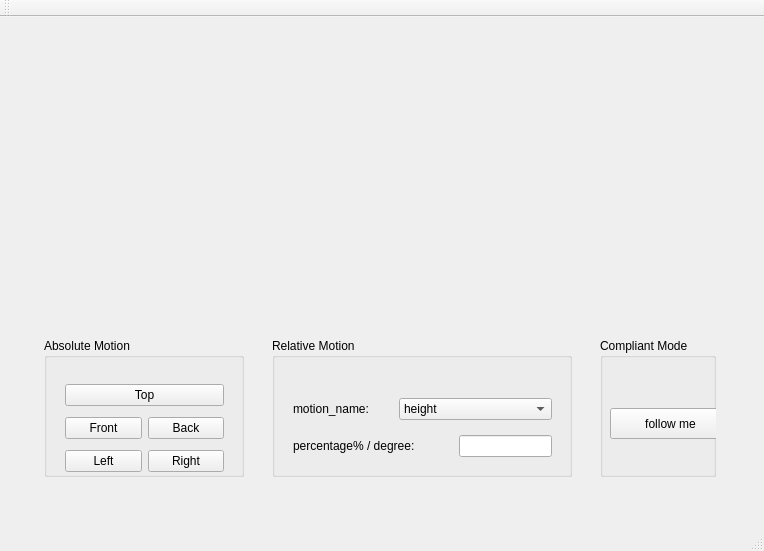
<?xml version="1.0" encoding="UTF-8"?>
<ui version="4.0">
 <class>iiwaGUI</class>
 <widget class="QMainWindow" name="iiwaGUI">
  <property name="enabled">
   <bool>true</bool>
  </property>
  <property name="geometry">
   <rect>
    <x>0</x>
    <y>0</y>
    <width>764</width>
    <height>551</height>
   </rect>
  </property>
  <property name="windowTitle">
   <string>iiwaGUI</string>
  </property>
  <widget class="QWidget" name="centralWidget">
   <widget class="QWidget" name="widget" native="true">
    <property name="geometry">
     <rect>
      <x>30</x>
      <y>10</y>
      <width>331</width>
      <height>271</height>
     </rect>
    </property>
   </widget>
   <widget class="QWidget" name="layoutWidget">
    <property name="geometry">
     <rect>
      <x>20</x>
      <y>310</y>
      <width>721</width>
      <height>161</height>
     </rect>
    </property>
    <layout class="QHBoxLayout" name="horizontalLayout">
     <property name="spacing">
      <number>15</number>
     </property>
     <property name="sizeConstraint">
      <enum>QLayout::SetDefaultConstraint</enum>
     </property>
     <item>
      <widget class="QGroupBox" name="AbsoluteMotion">
       <property name="sizePolicy">
        <sizepolicy hsizetype="Fixed" vsizetype="Preferred">
         <horstretch>0</horstretch>
         <verstretch>0</verstretch>
        </sizepolicy>
       </property>
       <property name="minimumSize">
        <size>
         <width>200</width>
         <height>0</height>
        </size>
       </property>
       <property name="title">
        <string>Absolute Motion</string>
       </property>
       <widget class="QWidget" name="layoutWidget">
        <property name="geometry">
         <rect>
          <x>10</x>
          <y>30</y>
          <width>181</width>
          <height>121</height>
         </rect>
        </property>
        <layout class="QVBoxLayout" name="verticalLayout">
         <item>
          <widget class="QPushButton" name="topButton">
           <property name="text">
            <string>Top</string>
           </property>
          </widget>
         </item>
         <item>
          <layout class="QHBoxLayout" name="horizontalLayout_2">
           <item>
            <widget class="QPushButton" name="frontButton">
             <property name="text">
              <string>Front</string>
             </property>
            </widget>
           </item>
           <item>
            <widget class="QPushButton" name="backButton">
             <property name="text">
              <string>Back</string>
             </property>
            </widget>
           </item>
          </layout>
         </item>
         <item>
          <layout class="QHBoxLayout" name="horizontalLayout_3">
           <item>
            <widget class="QPushButton" name="leftButton">
             <property name="text">
              <string>Left</string>
             </property>
            </widget>
           </item>
           <item>
            <widget class="QPushButton" name="rightButton">
             <property name="text">
              <string>Right</string>
             </property>
            </widget>
           </item>
          </layout>
         </item>
        </layout>
       </widget>
      </widget>
     </item>
     <item>
      <widget class="QGroupBox" name="relativeBox">
       <property name="sizePolicy">
        <sizepolicy hsizetype="Fixed" vsizetype="Preferred">
         <horstretch>0</horstretch>
         <verstretch>0</verstretch>
        </sizepolicy>
       </property>
       <property name="minimumSize">
        <size>
         <width>300</width>
         <height>0</height>
        </size>
       </property>
       <property name="title">
        <string>Relative Motion</string>
       </property>
       <widget class="QWidget" name="layoutWidget">
        <property name="geometry">
         <rect>
          <x>10</x>
          <y>40</y>
          <width>281</width>
          <height>101</height>
         </rect>
        </property>
        <layout class="QVBoxLayout" name="verticalLayout_2">
         <item>
          <layout class="QHBoxLayout" name="horizontalLayout_4">
           <item>
            <widget class="QLabel" name="label_motion">
             <property name="sizePolicy">
              <sizepolicy hsizetype="Fixed" vsizetype="Preferred">
               <horstretch>0</horstretch>
               <verstretch>0</verstretch>
              </sizepolicy>
             </property>
             <property name="minimumSize">
              <size>
               <width>100</width>
               <height>0</height>
              </size>
             </property>
             <property name="text">
              <string>motion_name:</string>
             </property>
            </widget>
           </item>
           <item>
            <widget class="QComboBox" name="motionBox">
             <property name="currentIndex">
              <number>1</number>
             </property>
             <item>
              <property name="text">
               <string>distance</string>
              </property>
             </item>
             <item>
              <property name="text">
               <string>height</string>
              </property>
             </item>
             <item>
              <property name="text">
               <string>angle</string>
              </property>
             </item>
            </widget>
           </item>
          </layout>
         </item>
         <item>
          <layout class="QHBoxLayout" name="horizontalLayout_5">
           <item>
            <widget class="QLabel" name="label_percent">
             <property name="sizePolicy">
              <sizepolicy hsizetype="Fixed" vsizetype="Preferred">
               <horstretch>0</horstretch>
               <verstretch>0</verstretch>
              </sizepolicy>
             </property>
             <property name="minimumSize">
              <size>
               <width>160</width>
               <height>0</height>
              </size>
             </property>
             <property name="text">
              <string>percentage% / degree:</string>
             </property>
            </widget>
           </item>
           <item>
            <widget class="QLineEdit" name="lineEdit_percent"/>
           </item>
          </layout>
         </item>
        </layout>
       </widget>
      </widget>
     </item>
     <item>
      <widget class="QGroupBox" name="compliantBox">
       <property name="sizePolicy">
        <sizepolicy hsizetype="Fixed" vsizetype="Preferred">
         <horstretch>0</horstretch>
         <verstretch>0</verstretch>
        </sizepolicy>
       </property>
       <property name="title">
        <string>Compliant Mode</string>
       </property>
       <widget class="QPushButton" name="pushButton">
        <property name="geometry">
         <rect>
          <x>10</x>
          <y>70</y>
          <width>121</width>
          <height>31</height>
         </rect>
        </property>
        <property name="text">
         <string>follow me</string>
        </property>
       </widget>
      </widget>
     </item>
    </layout>
   </widget>
  </widget>
  <widget class="QToolBar" name="mainToolBar">
   <attribute name="toolBarArea">
    <enum>TopToolBarArea</enum>
   </attribute>
   <attribute name="toolBarBreak">
    <bool>false</bool>
   </attribute>
  </widget>
  <widget class="QStatusBar" name="statusBar"/>
  <widget class="QMenuBar" name="menuBar">
   <property name="geometry">
    <rect>
     <x>0</x>
     <y>0</y>
     <width>764</width>
     <height>22</height>
    </rect>
   </property>
  </widget>
 </widget>
 <layoutdefault spacing="6" margin="11"/>
 <resources/>
 <connections/>
</ui>
